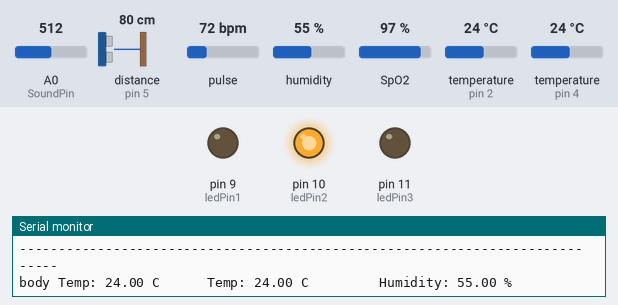
The sketch below on a simulated Arduino Uno, built with avr-gcc and run on an emulated ATmega328P. On the bench: output pins drawn as LEDs (lit = HIGH), the last lines printed to the serial monitor. Wiring (inferred from the names in the program): ultrasonic range finder: trigger pin 6; echo pin 5. Inputs (shaded band) come from the test bench; at power-on: distance to the obstacle (sensor on pin 5) 80 cm, temperature (sensors on pin 2, pin 4) 24 °C, A0 (SoundPin) = 512, pulse 72 bpm, humidity 55 %, SpO2 97 %. The echo pulse lasts 58.3 µs per cm; pins used as bus, display or sensor lines are not drawn.

Above: at 1.3 s.
1.4 s: distance to the obstacle (sensor on pin 5) set to 54 cm
7.5 s: distance to the obstacle (sensor on pin 5) set to 46 cm
At 8.1 s:
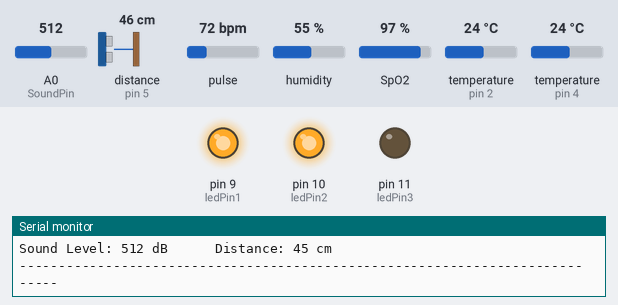
9.2 s: temperature (sensor on pin 2) set to 34 °C
15.3 s: temperature (sensor on pin 2) set to 37 °C
At 16.4 s:
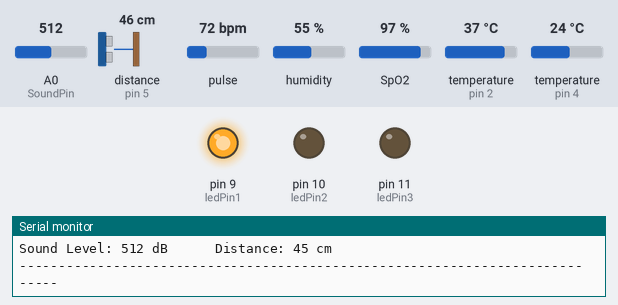
17.1 s: temperature (sensor on pin 4) set to 27 °C
23.2 s: temperature (sensor on pin 4) set to 30 °C
At 24.8 s:
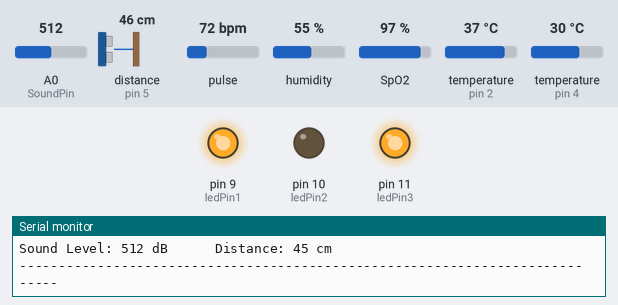
Timing chart, 0 to 26.3 s (numbered marks = the images above; inputs shaded):
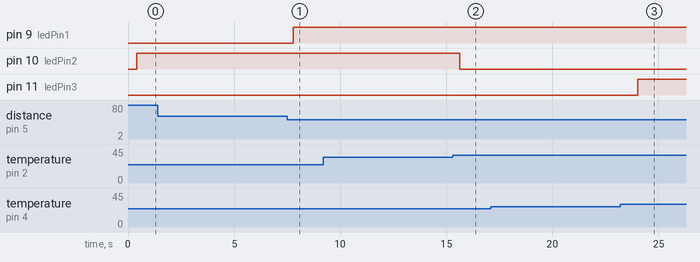

The sketch:

make_final.ino
```cpp
#include "DHT.h"
#include <OneWire.h>
#include <DallasTemperature.h>
#include <Wire.h>
#include "MAX30100_PulseOximeter.h"


#define ONE_WIRE_BUS 2
#define echoPin 5
#define trigPin 6
#define REPORTING_PERIOD_MS     1000

const int DHTPIN = 4;
//const int buzzerPin = 8;
const int ledPin1 = 9;
const int ledPin2 = 10;
const int ledPin3 = 11;

int SoundPin = A0;
long duration;
int distance;

float bodyTemp;
float temp;
float humidity;


PulseOximeter pox;
uint32_t tsLastReport = 0;


DHT dht(DHTPIN, DHT11);
OneWire oneWire(ONE_WIRE_BUS);
DallasTemperature sensors(&oneWire);

DeviceAddress insideThermometer;


void onBeatDetected()
{
    Serial.println("Beat!");
}


void setup() {
  // put your setup code here, to run once:
  pinMode (SoundPin, INPUT);
  pinMode(trigPin, OUTPUT);
  pinMode(echoPin, INPUT);
  pinMode(ledPin1, OUTPUT);
  pinMode(ledPin2, OUTPUT);
  pinMode(ledPin3, OUTPUT);
//  pinMode(buzzerPin, OUTPUT);


  dht.begin();
 // hc05.begin(9600);
  Serial.begin(9600);


  Serial.println("Dallas Temperature IC Control Library Demo");
  // locate devices on the bus
  Serial.print("Locating devices...");
  sensors.begin();
  Serial.print("Found ");
  Serial.print(sensors.getDeviceCount(), DEC);
  Serial.println(" devices.");

  // report parasite power requirements
  Serial.print("Parasite power is: ");
  if (sensors.isParasitePowerMode()) Serial.println("ON");
  else Serial.println("OFF");

  if (!sensors.getAddress(insideThermometer, 0)) Serial.println("Unable to find address for Device 0");

  // show the addresses we found on the bus
  Serial.print("Device 0 Address: ");
  printAddress(insideThermometer);
  Serial.println();

  // set the resolution to 9 bit (Each Dallas/Maxim device is capable of several different resolutions)
  sensors.setResolution(insideThermometer, 9);

  Serial.print("Device 0 Resolution: ");
  Serial.print(sensors.getResolution(insideThermometer), DEC);
  Serial.println();


  Serial.print("Initializing pulse oximeter..");

  if (!pox.begin()) {
        Serial.println("FAILED");
//        for(;;);
    } else {
        Serial.println("SUCCESS");
    }
     pox.setIRLedCurrent(MAX30100_LED_CURR_7_6MA);

    // Register a callback for the beat detection
    pox.setOnBeatDetectedCallback(onBeatDetected);


}


// function to print the temperature for a device
void printTemperature(DeviceAddress deviceAddress)
{

  bodyTemp = sensors.getTempC(deviceAddress);
  if(bodyTemp == DEVICE_DISCONNECTED_C)
  {
    Serial.println("Error: Could not read temperature data");
    return;
  }
  Serial.println();
  Serial.print("body Temp: ");
  Serial.print(bodyTemp);
  Serial.print(" C");

}


void loop() {
  // put your main code here, to run repeatedly:

//  delay(2000);

  temp = dht.readTemperature();
  humidity = dht.readHumidity();

  int soundLevel = analogRead(SoundPin);


  // request to all devices on the bus
//  Serial.print("Requesting temperatures...");
  sensors.requestTemperatures(); // Send the command to get temperatures
//  Serial.println("DONE");


  digitalWrite(trigPin, LOW);
  delayMicroseconds(2);
  digitalWrite(trigPin, HIGH);
  delayMicroseconds(10);
  digitalWrite(trigPin, LOW);
  duration = pulseIn(echoPin, HIGH);
  // Calculating the distance
  distance = duration * 0.034 / 2;


  pox.update();


  printTemperature(insideThermometer); // Use a simple function to print out the data
  Serial.print("      Temp: ");
  Serial.print(temp);
  Serial.print(" C");
  Serial.print("         Humidity: ");
  Serial.print(humidity);
  Serial.println(" %");
  Serial.println();
  Serial.print("Sound Level: ");
  Serial.print(soundLevel);
  Serial.print(" dB");
  Serial.print("      Distance: ");
  Serial.print(distance);
  Serial.print(" cm");
  if (millis() - tsLastReport > REPORTING_PERIOD_MS) {
        Serial.print("      space ");
        Serial.print(pox.getHeartRate());
        Serial.print("bpm / SpO2: ");
        Serial.print(pox.getSpO2());
        Serial.println("%");

        tsLastReport = millis();

    }
  Serial.println();
  Serial.println();
  Serial.println("-----------------------------------------------------------------------------");


  if(distance < 50)
  {
    digitalWrite(ledPin1, HIGH);
//    digitalWrite(buzzerPin, HIGH);
  }else
  {
    digitalWrite(ledPin1, LOW);
//    digitalWrite(buzzerPin, LOW);
  }


  if(bodyTemp < 36)
  {
    digitalWrite(ledPin2, HIGH);
//    digitalWrite(buzzerPin, HIGH);
  }else
  {
    digitalWrite(ledPin2, LOW);
//    digitalWrite(buzzerPin, LOW);
  }

  if( temp > 28){
    digitalWrite(ledPin3, HIGH);
  }else{
    digitalWrite(ledPin3, LOW);
  }


//hc05.print((float)DHT11.temperature);
}


// function to print a device address
void printAddress(DeviceAddress deviceAddress)
{
  for (uint8_t i = 0; i < 8; i++)
  {
    if (deviceAddress[i] < 16) Serial.print("0");
    Serial.print(deviceAddress[i], HEX);
  }
}
```

Measured:
- the behaviour switches between 51 and 50 cm on distance to the obstacle (sensor on pin 5) (found by bisection; images 0 and 1)
- the behaviour switches between 35 and 36 °C on temperature (sensor on pin 2) (found by bisection; images 1 and 2)
- the behaviour switches between 28 and 29 °C on temperature (sensor on pin 4) (found by bisection; images 2 and 3)
- after the input at 7.5 s, pin 9 (ledPin1): LOW → HIGH after 0.28 s
- after the input at 15.3 s, pin 10 (ledPin2): HIGH → LOW after 0.35 s
- after the input at 23.2 s, pin 11 (ledPin3): LOW → HIGH after 0.84 s
